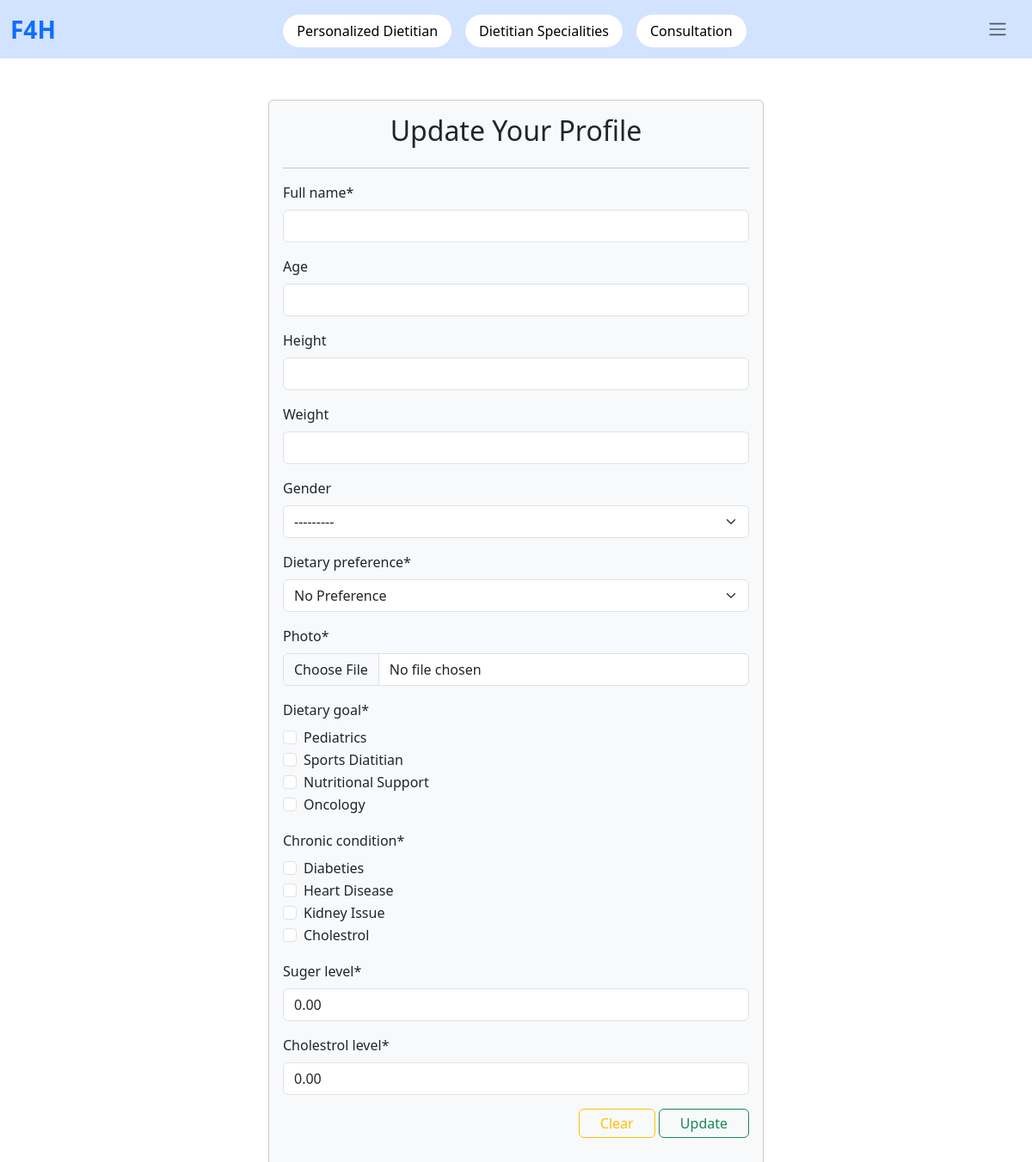
The app's page /profile_update (signed in) with its own data.
### users_account/models.py (models this page shows, shortened)
class User_Profile(models.Model):
    user = models.OneToOneField(Accounts, on_delete=models.CASCADE)
    full_name = models.CharField(max_length=100, null=False, blank=False)
    photo = models.ImageField(upload_to='profile_photos', default='assets/profile.png')
    age = models.PositiveIntegerField(null=True, blank=True)
    weight = models.DecimalField(max_digits=5, decimal_places=2, blank=True, null=True)
    height = models.DecimalField(max_digits=5, decimal_places=2, blank=True, null=True)
    gender = models.CharField(choices=GENDER_CHOICE, max_length=100, blank=True, null=True)
    dietary_preference = models.CharField(choices=DIETARY_PREFERENCE_CHOICES, max_length=50, default='None')
    dietary_goal = models.ManyToManyField(Specialties)
    chronic_condition = models.ManyToManyField(Chronic_conditions)
    suger_level = models.DecimalField(max_digits=5, decimal_places=2, default=0)
    cholestrol_level = models.DecimalField(max_digits=5, decimal_places=2, default=0)

### users_account/views.py (the view)
# urls.py: path('profile_update', Profile_update, name='profile_update'),
def Profile_update(request):
    profile = request.user.user_profile
    if request.method == 'POST':
        form = UserProfileForm(request.POST, request.FILES, instance=profile)
        if form.is_valid():
            form.save()
            return redirect('home')
    else:
        form = UserProfileForm(instance=profile)
    return render(request, 'update_profile.html', {'form': form})

### admin_side/models.py (called while the page is built)
    def __str__(self):
        return self.name

    def __str__(self):
        return self.name

### users_account/templates/update_profile.html (shortened to what this page needs)
{% extends "base.html" %}
{% load crispy_forms_tags %}
{% block content %}
    <div class="row m-0 d-flex justify-content-center">
        <div class="col-12 col-md-6">
            <div class="card mt-5 mb-3 bg-light p-3">
                <h2 class="text-center">Update Your Profile</h2>
                <hr>
                <form method="POST" enctype="multipart/form-data" class="row">
                    {{form|crispy}}
                    <div class="col-12 text-end">
                        <input type="reset" class="btn btn-outline-warning px-4 py-1 btn-clear" value="Clear">
                        <input type="submit" class="btn btn-outline-success px-4 py-1" value="Update">
                    </div>
                </form>
            </div>
        </div>
    </div>
{% endblock content %}

### records on screen
User_Profile: gender "---------", dietary_preference "No Preference", suger_level "0.00", cholestrol_level "0.00"
